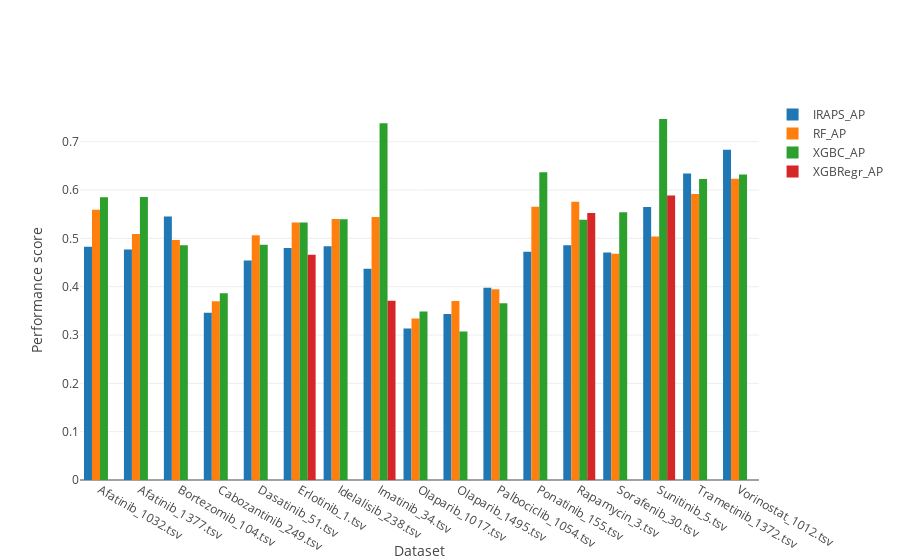
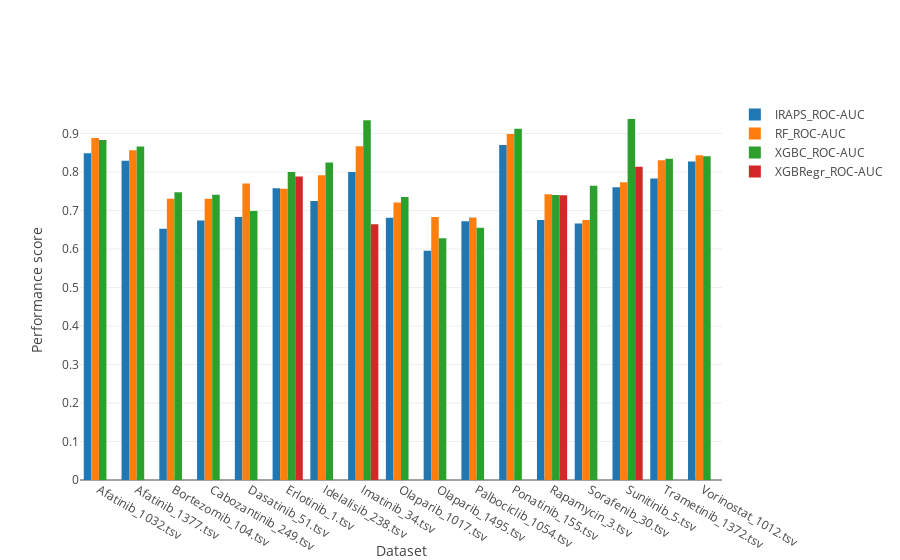

Notebook source saved alongside these figures, in order:
### Code cell
data1 = go.Bar(
    x = results[results['classifier'] == 'IRAPSClassifier']['dataset'],
    y = results[results['classifier'] == 'IRAPSClassifier']['mean_test_binarize_average_precision_scorer'],
    name = 'IRAPS_AP'
)
data2 = go.Bar(
    x = results[results['classifier'] == 'RandomForestClassifier']['dataset'],
    y = results[results['classifier'] == 'RandomForestClassifier']['mean_test_binarize_average_precision_scorer'],
    name = 'RF_AP'
)
data3 = go.Bar(
    x = results[results['classifier'] == 'XGBClassifier']['dataset'],
    y = results[results['classifier'] == 'XGBClassifier']['mean_test_binarize_average_precision_scorer'],
    name = 'XGBC_AP'
)

data4 = go.Bar(
    x = results[results['classifier'] == 'XGBRegressor']['dataset'],
    y = results[results['classifier'] == 'XGBRegressor']['mean_test_binarize_average_precision_scorer'],
    name = 'XGBRegr_AP'
)

data5 = go.Bar(
    x = results_auc[results_auc['classifier'] == 'IRAPSClassifier']['dataset'],
    y = results_auc[results_auc['classifier'] == 'IRAPSClassifier']['mean_test_binarize_auc_scorer'],
    name = 'IRAPS_ROC-AUC'
)
data6 = go.Bar(
    x = results_auc[results_auc['classifier'] == 'RandomForestClassifier']['dataset'],
    y = results_auc[results_auc['classifier'] == 'RandomForestClassifier']['mean_test_binarize_auc_scorer'],
    name = 'RF_ROC-AUC'
)

data7 = go.Bar(
    x = results_auc[results_auc['classifier'] == 'XGBClassifier']['dataset'],
    y = results_auc[results_auc['classifier'] == 'XGBClassifier']['mean_test_binarize_auc_scorer'],
    name = 'XGBC_ROC-AUC'
)
data8 = go.Bar(
    x = results_auc[results_auc['classifier'] == 'XGBRegressor']['dataset'],
    y = results_auc[results_auc['classifier'] == 'XGBRegressor']['mean_test_binarize_auc_scorer'],
    name = 'XGBRegr_ROC-AUC'
)

layout = go.Layout(
    xaxis=dict(
        title='Dataset'
    ),
    yaxis=dict(
        title='Performance score'
    ),
    barmode = 'group'
)
fig = go.Figure(data=[data1, data2, data3, data4], layout=layout)
iplot(fig)

fig = go.Figure(data=[data5, data6, data7,data8], layout=layout)
iplot(fig)
# To show plot, paste the link to this GitHub notebook into http://nbviewer.jupyter.org/

### Figure 1 — Plotly figure (JSON) as saved in the notebook; plotly's stock layout.template omitted (floating-point values rounded to 4 significant figures)
{"data": [{"name": "IRAPS_AP", "type": "bar", "uid": "9ddd6d9c-2bcb-11e9-9268-4a0002d544a0", "x": ["Afatinib_1032.tsv", "Afatinib_1377.tsv", "Bortezomib_104.tsv", "Cabozantinib_249.tsv", "Dasatinib_51.tsv", "Erlotinib_1.tsv", "Idelalisib_238.tsv", "Imatinib_34.tsv", "Olaparib_1017.tsv", "Olaparib_1495.tsv", "Palbociclib_1054.tsv", "Ponatinib_155.tsv", "Rapamycin_3.tsv", "Sorafenib_30.tsv", "Sunitinib_5.tsv", "Trametinib_1372.tsv", "Vorinostat_1012.tsv"], "y": [0.4826, 0.477, 0.5454, 0.3462, 0.4543, 0.4801, 0.4835, 0.4369, 0.3137, 0.3433, 0.3977, 0.4724, 0.4859, 0.4705, 0.5649, 0.6344, 0.6834]}, {"name": "RF_AP", "type": "bar", "uid": "9ddd6f68-2bcb-11e9-aa4d-4a0002d544a0", "x": ["Afatinib_1032.tsv", "Afatinib_1377.tsv", "Bortezomib_104.tsv", "Cabozantinib_249.tsv", "Dasatinib_51.tsv", "Erlotinib_1.tsv", "Idelalisib_238.tsv", "Imatinib_34.tsv", "Olaparib_1017.tsv", "Olaparib_1495.tsv", "Palbociclib_1054.tsv", "Ponatinib_155.tsv", "Rapamycin_3.tsv", "Sorafenib_30.tsv", "Sunitinib_5.tsv", "Trametinib_1372.tsv", "Vorinostat_1012.tsv"], "y": [0.5593, 0.5091, 0.4964, 0.3699, 0.5063, 0.5327, 0.5402, 0.5444, 0.3342, 0.3703, 0.3945, 0.5656, 0.5759, 0.4684, 0.504, 0.5916, 0.6231]}, {"name": "XGBC_AP", "type": "bar", "uid": "9ddd7063-2bcb-11e9-8610-4a0002d544a0", "x": ["Afatinib_1032.tsv", "Afatinib_1377.tsv", "Bortezomib_104.tsv", "Cabozantinib_249.tsv", "Dasatinib_51.tsv", "Erlotinib_1.tsv", "Idelalisib_238.tsv", "Imatinib_34.tsv", "Olaparib_1017.tsv", "Olaparib_1495.tsv", "Palbociclib_1054.tsv", "Ponatinib_155.tsv", "Rapamycin_3.tsv", "Sorafenib_30.tsv", "Sunitinib_5.tsv", "Trametinib_1372.tsv", "Vorinostat_1012.tsv"], "y": [0.5849, 0.5853, 0.4855, 0.3863, 0.4869, 0.533, 0.5395, 0.7383, 0.3487, 0.3075, 0.3655, 0.637, 0.5383, 0.5541, 0.747, 0.6226, 0.6323]}, {"name": "XGBRegr_AP", "type": "bar", "uid": "9ddd7280-2bcb-11e9-b3cb-4a0002d544a0", "x": ["Erlotinib_1.tsv", "Imatinib_34.tsv", "Rapamycin_3.tsv", "Sunitinib_5.tsv"], "y": [0.4659, 0.3708, 0.5523, 0.5888]}], "layout": {"barmode": "group", "xaxis": {"title": "Dataset"}, "yaxis": {"title": "Performance score"}}}

### Figure 2 — Plotly figure (JSON) as saved in the notebook; plotly's stock layout.template omitted (floating-point values rounded to 4 significant figures)
{"data": [{"name": "IRAPS_ROC-AUC", "type": "bar", "uid": "9de4ab35-2bcb-11e9-bae9-4a0002d544a0", "x": ["Afatinib_1032.tsv", "Afatinib_1377.tsv", "Bortezomib_104.tsv", "Cabozantinib_249.tsv", "Dasatinib_51.tsv", "Erlotinib_1.tsv", "Idelalisib_238.tsv", "Imatinib_34.tsv", "Olaparib_1017.tsv", "Olaparib_1495.tsv", "Palbociclib_1054.tsv", "Ponatinib_155.tsv", "Rapamycin_3.tsv", "Sorafenib_30.tsv", "Sunitinib_5.tsv", "Trametinib_1372.tsv", "Vorinostat_1012.tsv"], "y": [0.8487, 0.8296, 0.6526, 0.6745, 0.6835, 0.7581, 0.7251, 0.8, 0.6817, 0.5958, 0.6722, 0.8705, 0.6753, 0.6665, 0.7608, 0.7832, 0.8274]}, {"name": "RF_ROC-AUC", "type": "bar", "uid": "9de4ad5c-2bcb-11e9-8a69-4a0002d544a0", "x": ["Afatinib_1032.tsv", "Afatinib_1377.tsv", "Bortezomib_104.tsv", "Cabozantinib_249.tsv", "Dasatinib_51.tsv", "Erlotinib_1.tsv", "Idelalisib_238.tsv", "Imatinib_34.tsv", "Olaparib_1017.tsv", "Olaparib_1495.tsv", "Palbociclib_1054.tsv", "Ponatinib_155.tsv", "Rapamycin_3.tsv", "Sorafenib_30.tsv", "Sunitinib_5.tsv", "Trametinib_1372.tsv", "Vorinostat_1012.tsv"], "y": [0.8889, 0.8565, 0.7305, 0.731, 0.7707, 0.757, 0.7918, 0.8669, 0.7211, 0.6832, 0.6823, 0.8992, 0.7427, 0.6754, 0.7734, 0.8306, 0.8438]}, {"name": "XGBC_ROC-AUC", "type": "bar", "uid": "9de4aeba-2bcb-11e9-9a2d-4a0002d544a0", "x": ["Afatinib_1032.tsv", "Afatinib_1377.tsv", "Bortezomib_104.tsv", "Cabozantinib_249.tsv", "Dasatinib_51.tsv", "Erlotinib_1.tsv", "Idelalisib_238.tsv", "Imatinib_34.tsv", "Olaparib_1017.tsv", "Olaparib_1495.tsv", "Palbociclib_1054.tsv", "Ponatinib_155.tsv", "Rapamycin_3.tsv", "Sorafenib_30.tsv", "Sunitinib_5.tsv", "Trametinib_1372.tsv", "Vorinostat_1012.tsv"], "y": [0.8834, 0.8665, 0.7474, 0.7413, 0.6991, 0.8, 0.8252, 0.935, 0.7355, 0.6282, 0.6554, 0.9124, 0.7404, 0.7645, 0.938, 0.8349, 0.8413]}, {"name": "XGBRegr_ROC-AUC", "type": "bar", "uid": "9de4b202-2bcb-11e9-b443-4a0002d544a0", "x": ["Erlotinib_1.tsv", "Imatinib_34.tsv", "Rapamycin_3.tsv", "Sunitinib_5.tsv"], "y": [0.7884, 0.6646, 0.7397, 0.8139]}], "layout": {"barmode": "group", "xaxis": {"title": "Dataset"}, "yaxis": {"title": "Performance score"}}}
